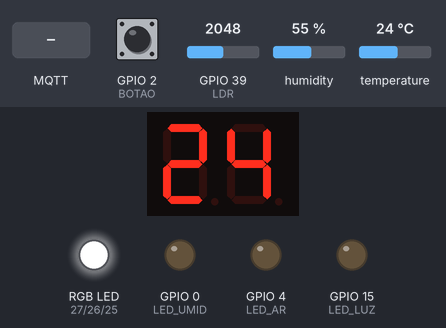
Bench run of a sketch on a simulated ESP32. On the bench: 2-digit seven-segment display, an RGB LED mixed from three pins (HIGH = lit), output pins drawn as LEDs (lit = HIGH). Wiring (inferred from the names in the program): 2-digit 7-segment display, segments lit when HIGH: segments GPIO 18, GPIO 5, GPIO 21, GPIO 3, GPIO 1, GPIO 23, GPIO 22, GPIO 19; digit selects GPIO 16, GPIO 17. Dashed ring = blinking. Inputs (shaded band) come from the test bench; at power-on: GPIO 2 (BOTAO) HIGH, temperature 24 °C, GPIO 39 (LDR) = 2048, humidity 55 %. WiFi joins after 1.5 s; servers stay silent unless stated; random numbers use the default seed unless the sketch sets one; no MQTT or app messages arrive unless stated; the segment pins are drawn as the display they are named for; pins used as bus, display or sensor lines are not drawn.

Above: at 2.7 s.
2.8 s: GPIO 2 (BOTAO) pulled LOW for 0.15 s
At 3.0 s:
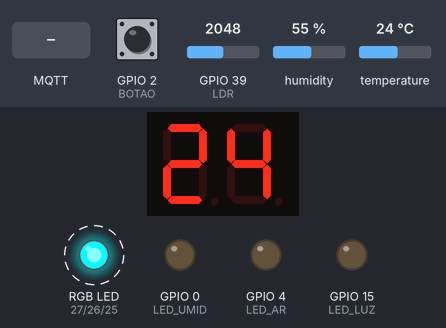
3.5 s: MQTT message "ar_on" arrives on the first subscribed topic
At 4.52 s:
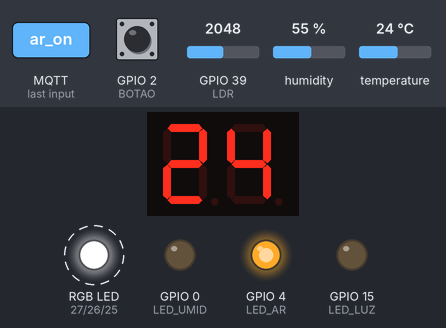
5.8 s: MQTT message "umid_on" arrives on the first subscribed topic
At 6.35 s:
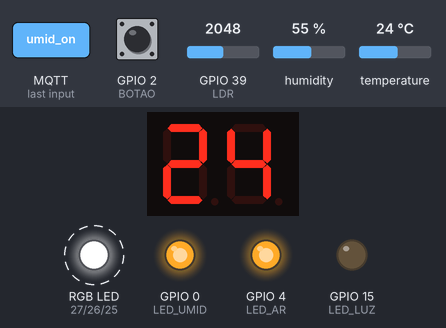
8.0 s: MQTT message "ar_off" arrives on the first subscribed topic
At 8.16 s:
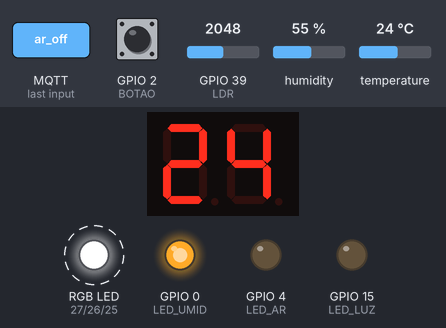
10.4 s: MQTT message "luz_on" arrives on the first subscribed topic
At 10.56 s:
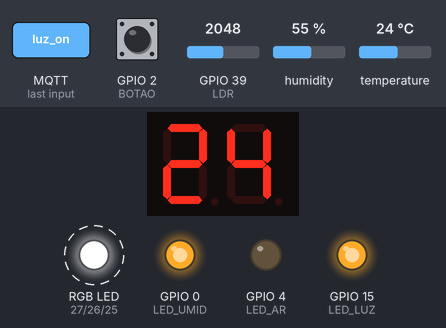
12.8 s: temperature set to 12 °C
At 16.88 s:
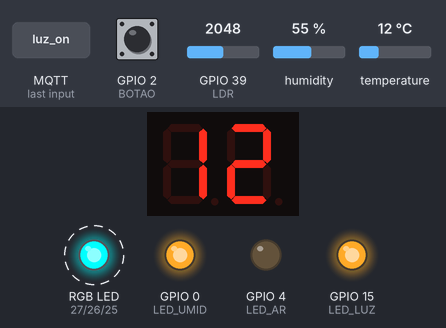
Timing chart, 0 to 19.1 s (numbered marks = the images above; inputs shaded):
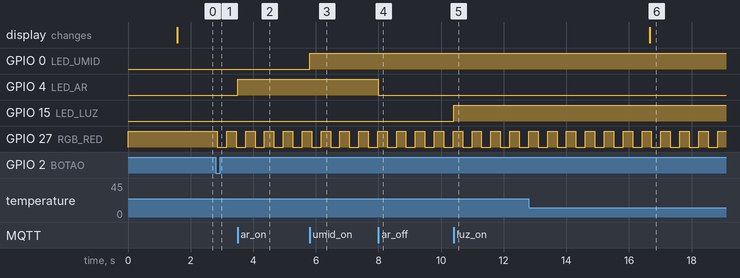

The sketch:

projeto_casa_inteligente.ino
```cpp
/**
 * Projeto: Casa Inteligente via ESP32
 * Autores: Lucas Cardoso Rodrigues e Bruno Sezar Marcelino Aiolfi
 */

#include <WiFi.h>
#include <PubSubClient.h>
#include <WebServer.h>
#include <DHT.h>
#include <freertos/FreeRTOS.h>
#include <freertos/event_groups.h>

#define LED_AR 4
#define LED_UMID 0
#define LED_LUZ 15
#define BOTAO 2

#define RGB_RED 27
#define RGB_GREEN 26
#define RGB_BLUE 25

#define DHT11_PIN 33
#define LDR 39
#define DHTTYPE DHT11

#define A 18
#define B 5
#define C 21
#define D 3
#define E 1
#define F 23
#define G 22
#define DP 19
#define DISPLAY1 16
#define DISPLAY2 17

const char* ssid = "Telecom";
const char* password = "cczd2011";
const char* mqtt_server = "broker.hivemq.com";
const int mqtt_port = 1883;

const char* topico_pub = "unisatc/casa/sensores";
const char* topico_sub = "unisatc/casa/comandos";

DHT dht(DHT11_PIN, DHTTYPE);
WebServer server(80);
WiFiClient espClient;
PubSubClient mqtt(espClient);

EventGroupHandle_t sensorEventGroup;
#define SENSOR_READ_BIT (1 << 0)

float t = 0;
float h = 0;
int l = 0;
bool alarmeAtivo = false;

unsigned long lastBlinkTime = 0;
bool redState = false;

bool lastButtonState = HIGH;
bool currentButtonState = HIGH;
unsigned long lastDebounceTime = 0;
const unsigned long debounceDelay = 50;

const byte numbers[10][7] = {
  {1,1,1,1,1,1,0}, {0,1,1,0,0,0,0}, {1,1,0,1,1,0,1}, {1,1,1,1,0,0,1},
  {0,1,1,0,0,1,1}, {1,0,1,1,0,1,1}, {1,0,1,1,1,1,1}, {1,1,1,0,0,0,0},
  {1,1,1,1,1,1,1}, {1,1,1,1,0,1,1}
};

void handleRoot() {
  server.send(200, "text/plain", "Casa Inteligente Ativa");
}

void handleDados() {
  String json = "{\"temperatura\":" + String(t) + ",\"umidade\":" + String(h) + ",\"luminosidade\":" + String(l) + ",\"alarme\":" + String(alarmeAtivo) + "}";
  server.send(200, "application/json", json);
}

void callback(char* topic, byte* payload, unsigned int length) {
  String msg;
  for (int i = 0; i < length; i++) {
    msg += (char)payload[i];
  }

  if (msg == "ar_on") digitalWrite(LED_AR, HIGH);
  else if (msg == "ar_off") digitalWrite(LED_AR, LOW);
  else if (msg == "umid_on") digitalWrite(LED_UMID, HIGH);
  else if (msg == "umid_off") digitalWrite(LED_UMID, LOW);
  else if (msg == "luz_on") digitalWrite(LED_LUZ, HIGH);
  else if (msg == "luz_off") digitalWrite(LED_LUZ, LOW);
  else if (msg == "alarme_on") alarmeAtivo = true;
  else if (msg == "alarme_off") alarmeAtivo = false;
}

void reconnect() {
  while (!mqtt.connected()) {
    String clientId = "Casa-ESP32-";
    clientId += String(random(0xffff), HEX);
    if (mqtt.connect(clientId.c_str())) {
      mqtt.subscribe(topico_sub);
    } else {
      vTaskDelay(5000 / portTICK_PERIOD_MS);
    }
  }
}

void taskLeituraSensores(void *pvParameters) {
  for(;;) {
    t = dht.readTemperature();
    h = dht.readHumidity();
    l = 4095 - analogRead(LDR);
    xEventGroupSetBits(sensorEventGroup, SENSOR_READ_BIT);
    vTaskDelay(5000 / portTICK_PERIOD_MS);
  }
}

void taskPublicacaoMQTT(void *pvParameters) {
  for(;;) {
    xEventGroupWaitBits(sensorEventGroup, SENSOR_READ_BIT, pdTRUE, pdTRUE, portMAX_DELAY);
    if (mqtt.connected() && !isnan(t) && !isnan(h)) {
      String payload = "{\"temperatura\":" + String(t) + ",\"umidade\":" + String(h) + ",\"luminosidade\":" + String(l) + ",\"alarme\":" + (alarmeAtivo ? String("true") : String("false")) + "}";
      mqtt.publish(topico_pub, payload.c_str());
    }
  }
}

void displayDigit(int digit, int value) {
  digitalWrite(DISPLAY1, HIGH);
  digitalWrite(DISPLAY2, HIGH);

  digitalWrite(A, numbers[value][0]);
  digitalWrite(B, numbers[value][1]);
  digitalWrite(C, numbers[value][2]);
  digitalWrite(D, numbers[value][3]);
  digitalWrite(E, numbers[value][4]);
  digitalWrite(F, numbers[value][5]);
  digitalWrite(G, numbers[value][6]);

  if (digit == 1) digitalWrite(DISPLAY1, LOW);
  if (digit == 2) digitalWrite(DISPLAY2, LOW);
}

void taskDisplay(void *pvParameters) {
  for(;;) {
    int tempInt = (int)t;
    if (tempInt < 0) tempInt = 0;
    if (tempInt > 99) tempInt = 99;

    int tens = tempInt / 10;
    int ones = tempInt % 10;

    displayDigit(1, ones);
    vTaskDelay(5 / portTICK_PERIOD_MS);
    displayDigit(2, tens);
    vTaskDelay(5 / portTICK_PERIOD_MS);
  }
}

void setup() {
  Serial.begin(115200);

  pinMode(LED_AR, OUTPUT);
  pinMode(LED_UMID, OUTPUT);
  pinMode(LED_LUZ, OUTPUT);

  pinMode(RGB_RED, OUTPUT);
  pinMode(RGB_GREEN, OUTPUT);
  pinMode(RGB_BLUE, OUTPUT);

  pinMode(BOTAO, INPUT_PULLUP);

  pinMode(A, OUTPUT); pinMode(B, OUTPUT); pinMode(C, OUTPUT);
  pinMode(D, OUTPUT); pinMode(E, OUTPUT); pinMode(F, OUTPUT);
  pinMode(G, OUTPUT); pinMode(DP, OUTPUT);
  pinMode(DISPLAY1, OUTPUT); pinMode(DISPLAY2, OUTPUT);

  digitalWrite(LED_AR, LOW);
  digitalWrite(LED_UMID, LOW);
  digitalWrite(LED_LUZ, LOW);

  digitalWrite(RGB_RED, HIGH);
  digitalWrite(RGB_GREEN, HIGH);
  digitalWrite(RGB_BLUE, HIGH);

  dht.begin();

  WiFi.begin(ssid, password);
  while (WiFi.status() != WL_CONNECTED) {
    delay(500);
  }

  server.on("/", handleRoot);
  server.on("/dados", handleDados);
  server.begin();

  mqtt.setServer(mqtt_server, mqtt_port);
  mqtt.setCallback(callback);

  sensorEventGroup = xEventGroupCreate();

  xTaskCreatePinnedToCore(taskLeituraSensores, "Leitura", 2048, NULL, 1, NULL, 0);
  xTaskCreatePinnedToCore(taskPublicacaoMQTT, "Publicacao", 4096, NULL, 1, NULL, 1);
  xTaskCreatePinnedToCore(taskDisplay, "Display", 2048, NULL, 1, NULL, 1);
}

void loop() {
  server.handleClient();
  if (!mqtt.connected()) {
    reconnect();
  }
  mqtt.loop();

  if (alarmeAtivo) {
    digitalWrite(RGB_GREEN, HIGH);
    digitalWrite(RGB_BLUE, HIGH);
    if (millis() - lastBlinkTime > 300) {
      redState = !redState;
      digitalWrite(RGB_RED, redState ? LOW : HIGH);
      lastBlinkTime = millis();
    }
  } else {
    digitalWrite(RGB_RED, HIGH);
    digitalWrite(RGB_GREEN, HIGH);
    digitalWrite(RGB_BLUE, HIGH);
  }

  bool reading = digitalRead(BOTAO);
  if (reading != lastButtonState) {
    lastDebounceTime = millis();
  }

  if ((millis() - lastDebounceTime) > debounceDelay) {
    if (reading != currentButtonState) {
      currentButtonState = reading;

      if (currentButtonState == LOW) {
        alarmeAtivo = !alarmeAtivo;

        if (mqtt.connected()) {
          mqtt.publish(topico_sub, alarmeAtivo ? "alarme_on" : "alarme_off");
          String payload = "{\"temperatura\":" + String(t) + ",\"umidade\":" + String(h) + ",\"luminosidade\":" + String(l) + ",\"alarme\":" + (alarmeAtivo ? String("true") : String("false")) + "}";
          mqtt.publish(topico_pub, payload.c_str());
        }
      }
    }
  }
  lastButtonState = reading;
}
```

Measured:
- after the input at 2.8 s, GPIO 27 (RGB_RED): HIGH → LOW after 0.05 s, → HIGH 0.30 s later, → LOW 0.30 s later
- after the input at 3.5 s, GPIO 4 (LED_AR): LOW → HIGH at once
- after the input at 5.8 s, GPIO 0 (LED_UMID): LOW → HIGH at once
- after the input at 8.0 s, GPIO 4 (LED_AR): HIGH → LOW at once
- after the input at 10.4 s, GPIO 15 (LED_LUZ): LOW → HIGH at once
- after the input at 12.8 s, the display: changes after 3.9 s (image 6)
